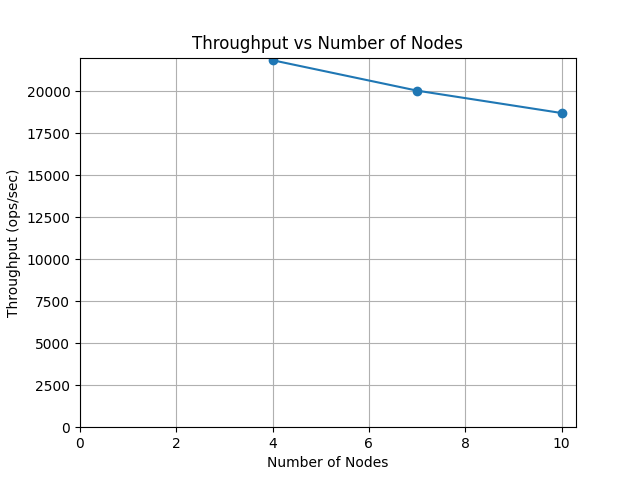

This figure's Python source:
import polars as pl
import matplotlib.pyplot as plt

df = (
    pl.read_csv("data/nodes-tput.csv")
    .filter(pl.col("_notes").is_null())
    .with_columns((pl.col("num_faulty_nodes") * 3 + 1).alias("num_nodes"))
)
print(df)

fig, ax = plt.subplots()
ax.plot(
    df["num_nodes"],
    df["tput"],
    marker="o",
    label="Throughput",
)
ax.set_xlim(0, None)
ax.set_ylim(0, None)
ax.set_xlabel("Number of Nodes")
ax.set_ylabel("Throughput (ops/sec)")
ax.set_title("Throughput vs Number of Nodes")
ax.grid(True)
fig.savefig("data/nodes-tput.png")
